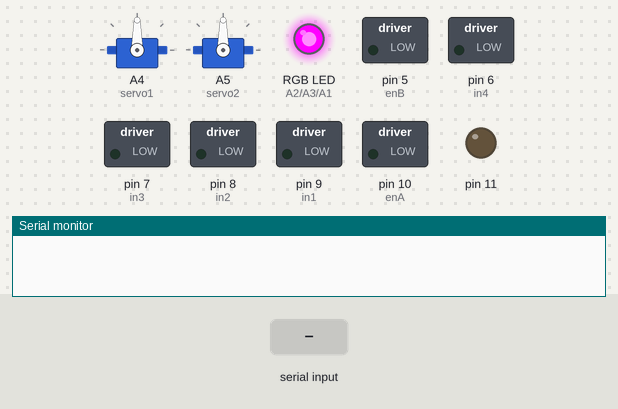
Simulated run of this sketch. Board: Arduino Uno, built with avr-gcc and run on an emulated ATmega328P. Parts: 2 × servo, switched loads named in the sketch (green lamp = pin HIGH), an RGB LED mixed from three pins (HIGH = lit), output pins drawn as LEDs (lit = HIGH), the last lines printed to the serial monitor. The inputs (shaded band) are chosen by the test bench.

Above: at 1.2 s.
1.3 s: "Y" received over Serial
At 4.1 s:
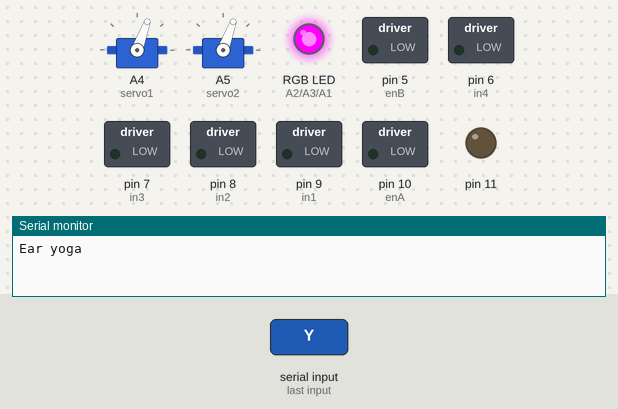
4.3 s: "F" received over Serial
At 5.5 s:
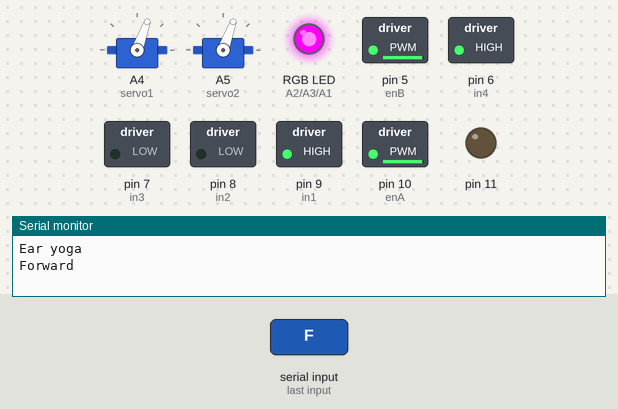
5.8 s: "S" received over Serial
At 6.8 s:
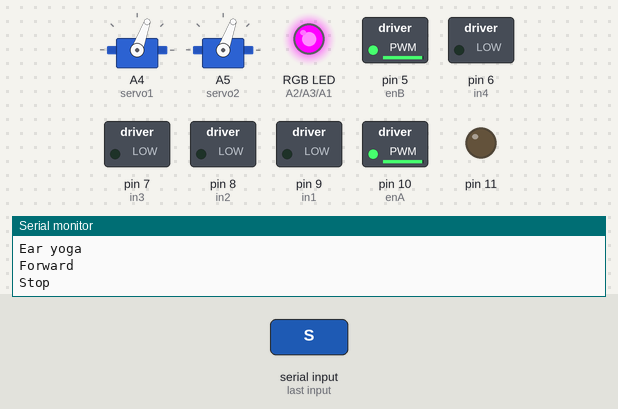
7.3 s: "B" received over Serial
At 8.0 s:
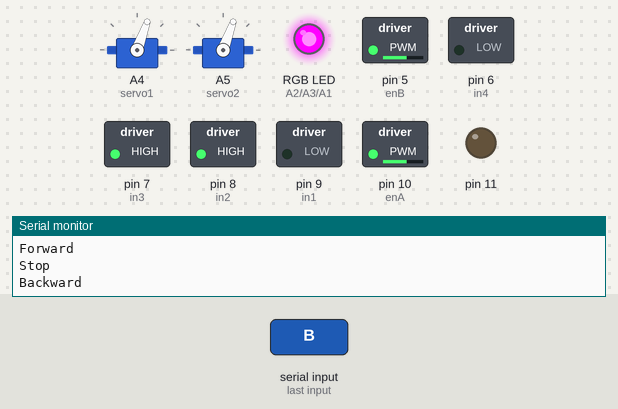
8.8 s: "R" received over Serial
At 9.1 s:
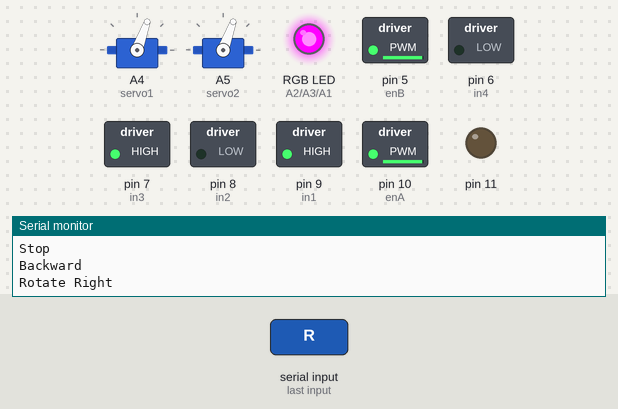
10.3 s: "L" received over Serial
At 11.4 s:
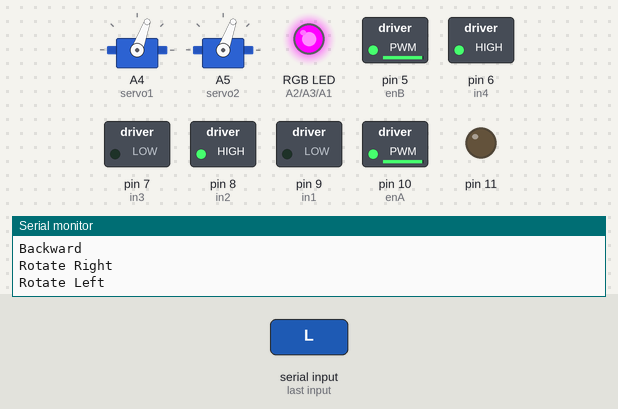
Timing chart, 0 to 12.8 s (numbered marks = the images above; inputs shaded):
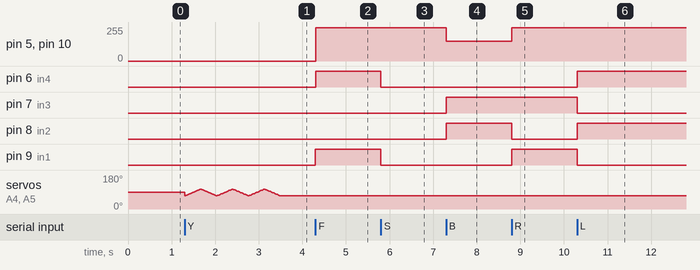

Measured:
- after the input at 4.3 s, pin 5 (enB), pin 10 (enA): 0/255 → 250/255 at once; pin 6 (in4), pin 9 (in1): LOW → HIGH at once
- after the input at 5.8 s, pin 6 (in4), pin 9 (in1): HIGH → LOW at once
- after the input at 7.3 s, pin 5 (enB), pin 10 (enA): 250/255 → 150/255 at once; pin 7 (in3), pin 8 (in2): LOW → HIGH at once
- after the input at 8.8 s, pin 5 (enB), pin 10 (enA): 150/255 → 250/255 at once; pin 8 (in2): HIGH → LOW at once; pin 9 (in1): LOW → HIGH at once
- after the input at 10.3 s, pin 6 (in4), pin 8 (in2): LOW → HIGH at once; pin 7 (in3), pin 9 (in1): HIGH → LOW at once

The sketch:

bobby-control.ino
```cpp
#include <SoftwareSerial.h>
#include <Servo.h>
int enA = 10;//right motor (robot's right)
int in1 = 9;
int in2 = 8;

int enB = 5;//left motor (robot's left)
int in3 = 7;
int in4 = 6;


int bluepin = A1; //define RGB LED pins
int redpin = A2;
int greenpin = A3;

int forward_speed = 250; //change speed here, can range from 0 to 255.
int backward_speed = 150;

int ear_servo_min_position = 70;
int ear_servo_max_position = 105;

Servo servo1;
Servo servo2;

int incomingByte = '*';

void setup()
{
  RGB(255, 0, 255); //blue

  Serial.begin(9600); //Use serial monitor at 9600 for debugging and controlling from computer

  pinMode(enA, OUTPUT);
  pinMode(enB, OUTPUT);
  pinMode(in1, OUTPUT);
  pinMode(in2, OUTPUT);
  pinMode(in3, OUTPUT);
  pinMode(in4, OUTPUT);
  pinMode(11, OUTPUT);

  servo1.attach(A4);
  servo2.attach(A5);
}


void left()
{
  digitalWrite(in1, LOW);
  digitalWrite(in2, HIGH);

  analogWrite(enA, forward_speed);

  digitalWrite(in3, LOW);
  digitalWrite(in4, HIGH);

  analogWrite(enB, forward_speed);
}

void right()
{
  digitalWrite(in1, HIGH);
  digitalWrite(in2, LOW);

  analogWrite(enA, forward_speed);

  digitalWrite(in3, HIGH);
  digitalWrite(in4, LOW);

  analogWrite(enB, forward_speed);
}

void backward()
{
  digitalWrite(in1, LOW);
  digitalWrite(in2, HIGH);

  analogWrite(enA, backward_speed);

  digitalWrite(in3, HIGH);
  digitalWrite(in4, LOW);

  analogWrite(enB, backward_speed);
}

void forward()
{
  digitalWrite(in1, HIGH);
  digitalWrite(in2, LOW);

  analogWrite(enA, forward_speed);

  digitalWrite(in3, LOW);
  digitalWrite(in4, HIGH);

  analogWrite(enB, forward_speed);
}

void stop()
{
  digitalWrite(in1, LOW);
  digitalWrite(in2, LOW);
  digitalWrite(in3, LOW);
  digitalWrite(in4, LOW);
}


void wiggleears()
{
  for (int i = ear_servo_min_position; i <= ear_servo_max_position; i++) {
    servo1.write(i);
    servo2.write(i);
    delay(10);
  }
  for (int i = ear_servo_max_position; i >= ear_servo_min_position; i--) {
    servo1.write(i);
    servo2.write(i);
    delay(10);
  }
  for (int i = ear_servo_min_position; i <= ear_servo_max_position; i++) {
    servo1.write(i);
    servo2.write(i);
    delay(10);
  }
  for (int i = ear_servo_max_position; i >= ear_servo_min_position; i--) {
    servo1.write(i);
    servo2.write(i);
    delay(10);
  }
  for (int i = ear_servo_min_position; i <= ear_servo_max_position; i++) {
    servo1.write(i);
    servo2.write(i);
    delay(10);
  }
  for (int i = ear_servo_max_position; i >= ear_servo_min_position; i--) {
    servo1.write(i);
    servo2.write(i);
    delay(10);
  }
}

void RGB (int R, int G, int B) {
  analogWrite(redpin, R);
  analogWrite(greenpin, G);
  analogWrite(bluepin, B);
}

void loop()
{
  if (Serial.available() > 0) {
    incomingByte = Serial.read();
  }

  switch (incomingByte)
  {
    case 'S':
      {
        stop();
        Serial.println("Stop\n");
        incomingByte = '*';
      }
      break;

    case 'F':
      {
        forward();
        Serial.println("Forward\n");
        incomingByte = '*';
      }
      break;

    case 'B':
      {
        backward();
        Serial.println("Backward\n");
        incomingByte = '*';
      }
      break;

    case 'R':
      {
        right();
        Serial.println("Rotate Right\n");
        incomingByte = '*';
      }
      break;

    case 'L':
      {
        left();
        Serial.println("Rotate Left\n");
        incomingByte = '*';
      }
      break;

    case 'W':
      {
        RGB(255, 0, 0); //red
        Serial.println("Red eyes");
        incomingByte = '*';
      }
      break;

    case 'V':
      {
        RGB(0, 255, 0); //green
        Serial.println("Green eyes");
        incomingByte = '*';
      }
      break;

    case 'Y':
      {
        wiggleears();
        Serial.println("Ear yoga");
        incomingByte = '*';
      }
      break;
  }
}
```
